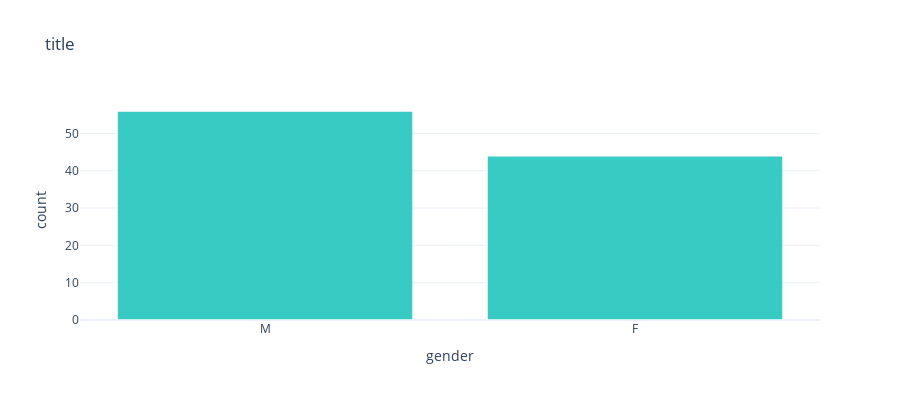

Notebook source saved alongside this figure:
### Code cell
plot_vcounts_groupby(df,'customer_id','gender',
                     orient='v',title='title',height=400,return_id=False)

### Figure 1 — Plotly figure (JSON) as saved in the notebook; plotly's stock layout.template omitted (floating-point values rounded to 4 significant figures)
{"data": [{"hovertemplate": "gender=%{x}<br>count=%{y}<extra></extra>", "legendgroup": "", "marker": {"color": "#15C3BA", "line": {"color": "white", "width": 1.5}, "pattern": {"shape": ""}}, "name": "", "opacity": 0.85, "orientation": "v", "showlegend": false, "textposition": "auto", "type": "bar", "x": ["M", "F"], "xaxis": "x", "y": [56, 44], "yaxis": "y"}], "layout": {"barmode": "relative", "height": 400, "legend": {"tracegroupgap": 0}, "title": {"text": "title"}, "xaxis": {"anchor": "y", "domain": [0, 1], "title": {"text": "gender"}}, "yaxis": {"anchor": "x", "domain": [0, 1], "title": {"text": "count"}}}}
